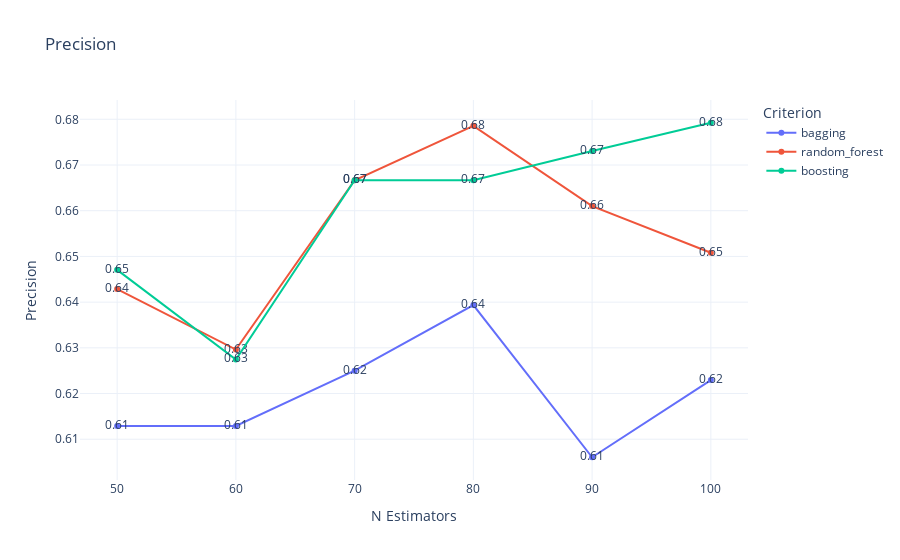

The notebook cell this image was saved under:
### Code cell
accuracy_fig = create_plot(n_estimators, {k: results[k]['precision'] for k in results}, 'Precision', 'Precision')
accuracy_fig.show()

### Figure 1 — Plotly figure (JSON) as saved in the notebook; plotly's stock layout.template omitted (floating-point values rounded to 4 significant figures)
{"data": [{"mode": "lines+markers+text", "name": "bagging", "text": ["0.61", "0.61", "0.62", "0.64", "0.61", "0.62", "0.74", "0.74", "0.74", "0.74", "0.74", "0.74"], "type": "scatter", "x": [50, 60, 70, 80, 90, 100], "y": [0.6129, 0.6129, 0.625, 0.6393, 0.6061, 0.623, 0.7405, 0.7389, 0.7373, 0.7417, 0.7443, 0.7404]}, {"mode": "lines+markers+text", "name": "random_forest", "text": ["0.64", "0.63", "0.67", "0.68", "0.66", "0.65", "0.73", "0.73", "0.73", "0.73", "0.73", "0.73"], "type": "scatter", "x": [50, 60, 70, 80, 90, 100], "y": [0.6429, 0.6296, 0.6667, 0.6786, 0.661, 0.6508, 0.7332, 0.7301, 0.7347, 0.735, 0.7336, 0.7338]}, {"mode": "lines+markers+text", "name": "boosting", "text": ["0.65", "0.63", "0.67", "0.67", "0.67", "0.68", "0.80", "0.80", "0.80", "0.80", "0.80", "0.80"], "type": "scatter", "x": [50, 60, 70, 80, 90, 100], "y": [0.6471, 0.6275, 0.6667, 0.6667, 0.6731, 0.6792, 0.8015, 0.7986, 0.7988, 0.8022, 0.8029, 0.8043]}], "layout": {"legend": {"title": {"text": "Criterion"}}, "title": {"text": "Precision"}, "xaxis": {"title": {"text": "N Estimators"}}, "yaxis": {"title": {"text": "Precision"}}}}
